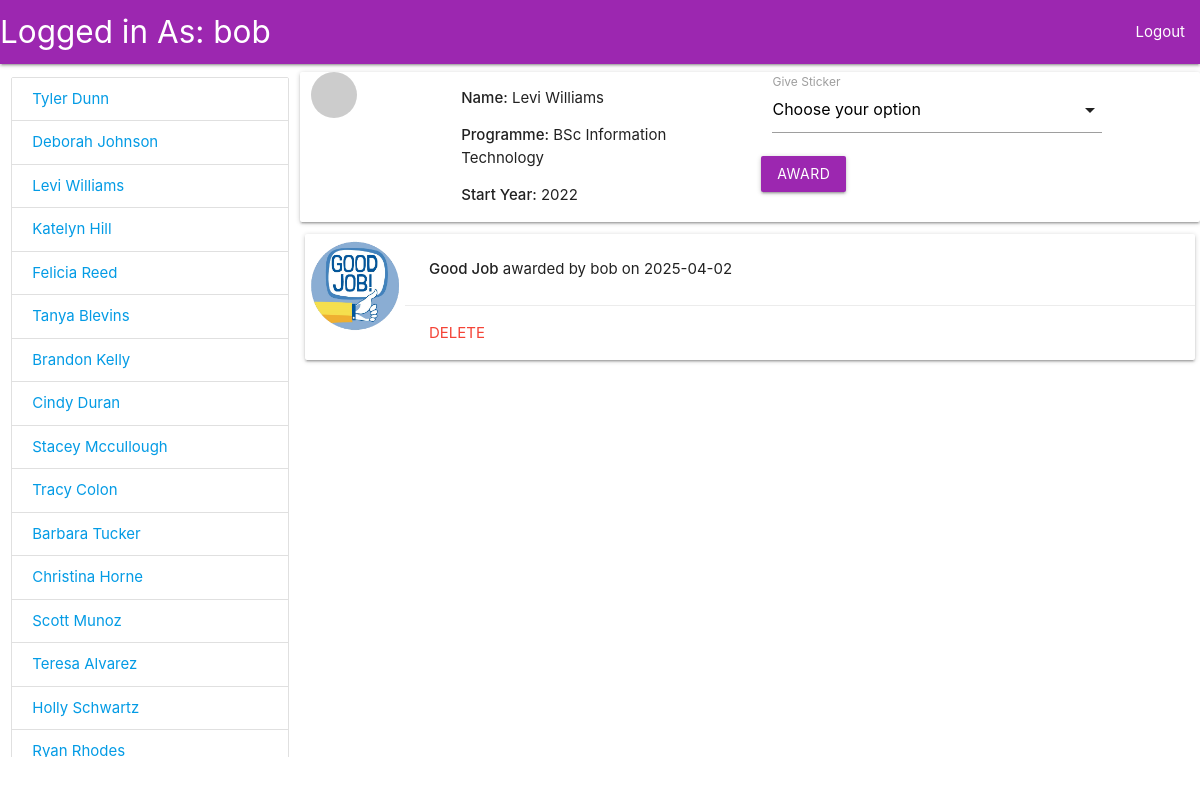
/app/820794026 (signed in), run on the app's committed database.
### App/models.py (models this page shows, shortened)
class User(db.Model):
  id = db.Column(db.Integer, primary_key=True)
  username = db.Column(db.String(80), unique=True, nullable=False)
  password = db.Column(db.String(120), nullable=False)
  awarded_stickers = db.relationship('StudentSticker', backref='user', lazy=True)

class Student(db.Model):
  id = db.Column(db.String(9), primary_key=True)
  first_name = db.Column(db.String(100), nullable=False)
  last_name = db.Column(db.String(100), nullable=False)
  programme = db.Column(db.String(100), nullable=False)
  start_date = db.Column(db.String(10), nullable=False)
  profile_pic = db.Column(db.String(255), nullable=False)
  stickers = db.relationship('StudentSticker', backref='student', lazy=True)

class StudentSticker(db.Model):
  id = db.Column(db.Integer, primary_key=True)
  student_id = db.Column(db.String(9), db.ForeignKey('student.id'), nullable=False)
  sticker_id = db.Column(db.Integer, db.ForeignKey('sticker.id'), nullable=False)
  user_id = db.Column(db.Integer, db.ForeignKey('user.id'), nullable=False)
  date_awarded = db.Column(db.DateTime, default=datetime.utcnow)

class Sticker(db.Model):
  id = db.Column(db.Integer, primary_key=True)
  name = db.Column(db.String(100), nullable=False)
  image = db.Column(db.String(255), nullable=False)
  awards = db.relationship('StudentSticker', backref='sticker', lazy=True)

### App/main.py (the view)
@app.route('/app')
@app.route('/app/<id>')
@jwt_required()
def home(id=None):
  students = Student.query.all()
  selected_student = Student.query.get(id) if id else None
  stickers = Sticker.query.all()
  awarded = []
  if selected_student:
    awarded = StudentSticker.query.filter_by(student_id=selected_student.id).all()
  return render_template(
    'index.html',
    selected_student=selected_student,
    students=students,
    stickers=stickers,
    awarded=awarded,
    user=current_user
  )

### App/main.py (called while the page is built)
@jwt.user_lookup_loader
def user_lookup_callback(_jwt_header, jwt_data):
  return User.query.get(int(jwt_data["sub"]))

### App/templates/index.html (shortened to what this page needs)
<!doctype html>
<html lang="en">
  <head>
    <link rel="stylesheet" href="{{ url_for('static', filename='style.css') }}">
    <link rel="stylesheet" href="https://cdnjs.cloudflare.com/ajax/libs/materialize/1.0.0/css/materialize.min.css">
  </head>
  <body>
    <nav class="purple">
      <div class="nav-wrapper">
        <a href="#" style="font-size=1.5em" class="brand-logo left">Logged in As: {{ user.username }}</a>
        <ul id="nav-mobile" class="right hide-on-med-and-down">
          <li><a href="/logout">Logout</a></li>
        </ul>
      </div>
    </nav>
    <div class="row" style="position: absolute; height:20px; top:0; z-index:10; width:100vw">
    </div>
    <div class="row">
      <section class="col s12 m3" style="margin-top: 5px; overflow-y:scroll; height: 86vh">
        <ul class="collection">
          {% for student in students %}
            <li class="collection-item">
              <a href="/app/{{ student.id }}">{{ student.first_name }} {{ student.last_name }}</a>
            </li>
          {% endfor %}
        </ul>
      </section>
      <section class="col s12 m9">
        {% if selected_student %}
          <div class="row card" style="margin-bottom:0">
            <div class="col s2">
              <img src="{{ selected_student.profile_pic }}" alt="profile" class="circle responsive-img">
            </div>
            <div class="col s4">
              <p><strong>Name:</strong> {{ selected_student.first_name }} {{ selected_student.last_name }}</p>
              <p><strong>Programme:</strong> {{ selected_student.programme }}</p>
              <p><strong>Start Year:</strong> {{ selected_student.start_date }}</p>
            </div>
            <div class="col s5">
              <form method="POST" action="{{ url_for('award_sticker') }}">
                <div class="input-field col s12">
                  <label>Give Sticker</label>
                </div>
                <button type="submit" class="btn waves-effect purple">Award</button>
              </form>
            </div>
          </div>
          <div class="row" style="height: 60vh; overflow-y: scroll; padding:5px; margin-top:0;">
            {% for award in awarded %}
              <div class="card horizontal">
                <div class="card-image">
                  <img src="{{ award.sticker.image }}" style="height: 100px;">
                </div>
                <div class="card-stacked">
                  <div class="card-content">
                    <p><strong>{{ award.sticker.name }}</strong> awarded by {{ award.user.username }} on {{ award.date_awarded.strftime('%Y-%m-%d') }}</p>
                  </div>
                  {% if award.user.id == user.id %}
                  <div class="card-action">
                    <a href="{{ url_for('delete_sticker', sticker_id=award.sticker.id, student_id=selected_student.id) }}" class="red-text">Delete</a>
                  </div>
                  {% endif %}
                </div>
              </div>
            {% endfor %}
          </div>
        {% else %}
          <h1 class="center">Select a Student to view details</h1>
        {% endif %}
      </section>
    </div>
  </body>
</html>

### App/templates/index.html (style rules this page uses)
* { box-sizing: border-box; }
html, body { margin: 0; padding: 0; height: 100%; width: 100%; }

### data on the page
User: username "bob"
Student: first_name "Tyler", last_name "Dunn"
Student: first_name "Deborah", last_name "Johnson"
Student: first_name "Levi", last_name "Williams", programme "BSc Information Technology", start_date "2022"
Student: first_name "Katelyn", last_name "Hill"
Student: first_name "Felicia", last_name "Reed"
Student: first_name "Tanya", last_name "Blevins"
Student: first_name "Brandon", last_name "Kelly"
Student: first_name "Cindy", last_name "Duran"
Student: first_name "Stacey", last_name "Mccullough"
Student: first_name "Tracy", last_name "Colon"
Student: first_name "Barbara", last_name "Tucker"
Student: first_name "Christina", last_name "Horne"
Student: first_name "Scott", last_name "Munoz"
Student: first_name "Teresa", last_name "Alvarez"
Student: first_name "Holly", last_name "Schwartz"
Student: first_name "Ryan", last_name "Rhodes"
StudentSticker: sticker.image (picture), sticker.name "Good Job", user.username "bob", date_awarded "2025-04-02"
